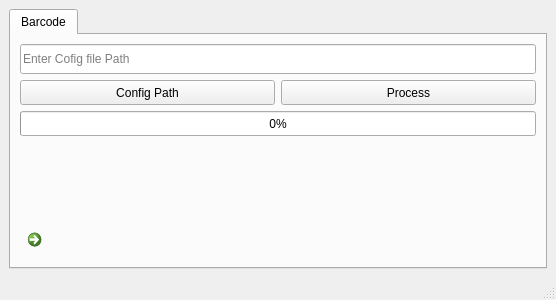
<?xml version="1.0" encoding="UTF-8"?>
<ui version="4.0">
 <class>Scanner</class>
 <widget class="QMainWindow" name="Scanner">
  <property name="geometry">
   <rect>
    <x>0</x>
    <y>0</y>
    <width>556</width>
    <height>300</height>
   </rect>
  </property>
  <property name="windowTitle">
   <string>Scanner</string>
  </property>
  <widget class="QWidget" name="centralwidget">
   <layout class="QGridLayout" name="gridLayout">
    <item row="0" column="0">
     <widget class="QTabWidget" name="tabWidget">
      <property name="styleSheet">
       <string notr="true">font: 10pt &quot;Arial&quot;;</string>
      </property>
      <property name="currentIndex">
       <number>0</number>
      </property>
      <widget class="QWidget" name="tab_2">
       <attribute name="title">
        <string>Barcode</string>
       </attribute>
       <layout class="QGridLayout" name="gridLayout_2">
        <item row="2" column="0" colspan="2">
         <widget class="QProgressBar" name="pbar_tab2">
          <property name="minimumSize">
           <size>
            <width>0</width>
            <height>25</height>
           </size>
          </property>
          <property name="value">
           <number>0</number>
          </property>
         </widget>
        </item>
        <item row="3" column="0" colspan="2">
         <widget class="QLabel" name="lbl1_tab2_2">
          <property name="minimumSize">
           <size>
            <width>0</width>
            <height>10</height>
           </size>
          </property>
          <property name="styleSheet">
           <string notr="true">color:rgb(0, 0, 255)</string>
          </property>
          <property name="text">
           <string/>
          </property>
         </widget>
        </item>
        <item row="4" column="0" colspan="2">
         <widget class="QLabel" name="lbl1_tab2">
          <property name="minimumSize">
           <size>
            <width>0</width>
            <height>30</height>
           </size>
          </property>
          <property name="styleSheet">
           <string notr="true">color:rgb(0, 0, 255)</string>
          </property>
          <property name="text">
           <string/>
          </property>
         </widget>
        </item>
        <item row="1" column="1">
         <widget class="QPushButton" name="btn_process2">
          <property name="sizePolicy">
           <sizepolicy hsizetype="Minimum" vsizetype="Fixed">
            <horstretch>0</horstretch>
            <verstretch>1</verstretch>
           </sizepolicy>
          </property>
          <property name="minimumSize">
           <size>
            <width>0</width>
            <height>25</height>
           </size>
          </property>
          <property name="text">
           <string>Process</string>
          </property>
         </widget>
        </item>
        <item row="1" column="0">
         <widget class="QPushButton" name="btn_browse2">
          <property name="sizePolicy">
           <sizepolicy hsizetype="Minimum" vsizetype="Fixed">
            <horstretch>0</horstretch>
            <verstretch>1</verstretch>
           </sizepolicy>
          </property>
          <property name="minimumSize">
           <size>
            <width>0</width>
            <height>25</height>
           </size>
          </property>
          <property name="text">
           <string>Config Path</string>
          </property>
         </widget>
        </item>
        <item row="5" column="0" colspan="2">
         <widget class="QCommandLinkButton" name="lnk_tab2">
          <property name="minimumSize">
           <size>
            <width>0</width>
            <height>30</height>
           </size>
          </property>
          <property name="font">
           <font>
            <family>Arial</family>
            <pointsize>10</pointsize>
            <weight>50</weight>
            <italic>false</italic>
            <bold>false</bold>
           </font>
          </property>
          <property name="text">
           <string/>
          </property>
         </widget>
        </item>
        <item row="0" column="0" colspan="2">
         <widget class="QLineEdit" name="le_tab2">
          <property name="sizePolicy">
           <sizepolicy hsizetype="Expanding" vsizetype="Fixed">
            <horstretch>0</horstretch>
            <verstretch>1</verstretch>
           </sizepolicy>
          </property>
          <property name="minimumSize">
           <size>
            <width>0</width>
            <height>30</height>
           </size>
          </property>
          <property name="text">
           <string/>
          </property>
          <property name="placeholderText">
           <string>Enter Cofig file Path</string>
          </property>
         </widget>
        </item>
       </layout>
      </widget>
     </widget>
    </item>
   </layout>
  </widget>
  <widget class="QStatusBar" name="statusbar"/>
 </widget>
 <resources/>
 <connections/>
</ui>
